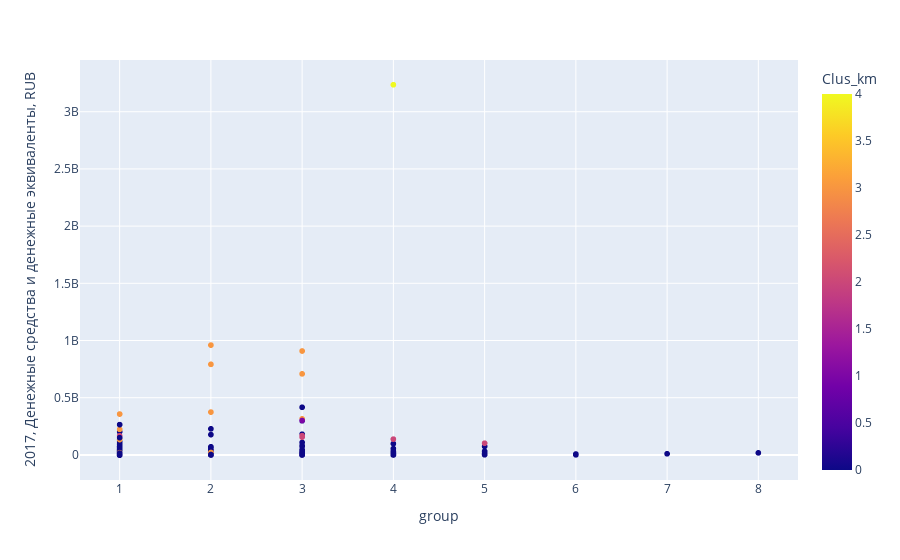

The notebook cell saved with this chart:
### Code cell
fig = px.scatter(year_2017, x="group", y="2017, Денежные средства и денежные эквиваленты, RUB", color="Clus_km")
fig.show()

### Figure 1 — Plotly figure (JSON) as saved in the notebook; plotly's stock layout.template omitted (floating-point values rounded to 4 significant figures; data arrays with more than 128 entries replaced by an {"elided": "..."} marker saying what was removed)
{"data": [{"hovertemplate": "group=%{x}<br>2017, Денежные средства и денежные эквиваленты, RUB=%{y}<br>Clus_km=%{marker.color}<extra></extra>", "legendgroup": "", "marker": {"color": {"elided": "2613 int values"}, "coloraxis": "coloraxis", "symbol": "circle"}, "mode": "markers", "name": "", "showlegend": false, "type": "scattergl", "x": {"elided": "2613 int values"}, "xaxis": "x", "y": {"elided": "2613 int values"}, "yaxis": "y"}], "layout": {"coloraxis": {"colorbar": {"title": {"text": "Clus_km"}}, "colorscale": [[0, "#0d0887"], [0.1111, "#46039f"], [0.2222, "#7201a8"], [0.3333, "#9c179e"], [0.4444, "#bd3786"], [0.5556, "#d8576b"], [0.6667, "#ed7953"], [0.7778, "#fb9f3a"], [0.8889, "#fdca26"], [1, "#f0f921"]]}, "legend": {"tracegroupgap": 0}, "margin": {"t": 60}, "xaxis": {"anchor": "y", "domain": [0, 1], "title": {"text": "group"}}, "yaxis": {"anchor": "x", "domain": [0, 1], "title": {"text": "2017, Денежные средства и денежные эквиваленты, RUB"}}}}
